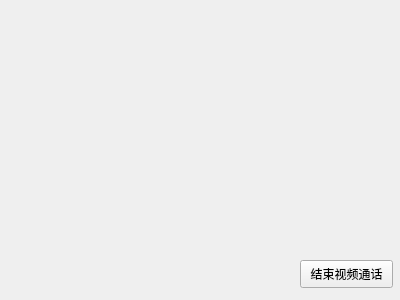
<?xml version="1.0" encoding="UTF-8"?>
<ui version="4.0">
 <class>Form</class>
 <widget class="QWidget" name="Form">
  <property name="geometry">
   <rect>
    <x>0</x>
    <y>0</y>
    <width>400</width>
    <height>300</height>
   </rect>
  </property>
  <property name="windowTitle">
   <string>Form</string>
  </property>
  <widget class="QPushButton" name="pushButton">
   <property name="geometry">
    <rect>
     <x>300</x>
     <y>260</y>
     <width>93</width>
     <height>28</height>
    </rect>
   </property>
   <property name="text">
    <string>结束视频通话</string>
   </property>
  </widget>
 </widget>
 <resources/>
 <connections/>
</ui>
